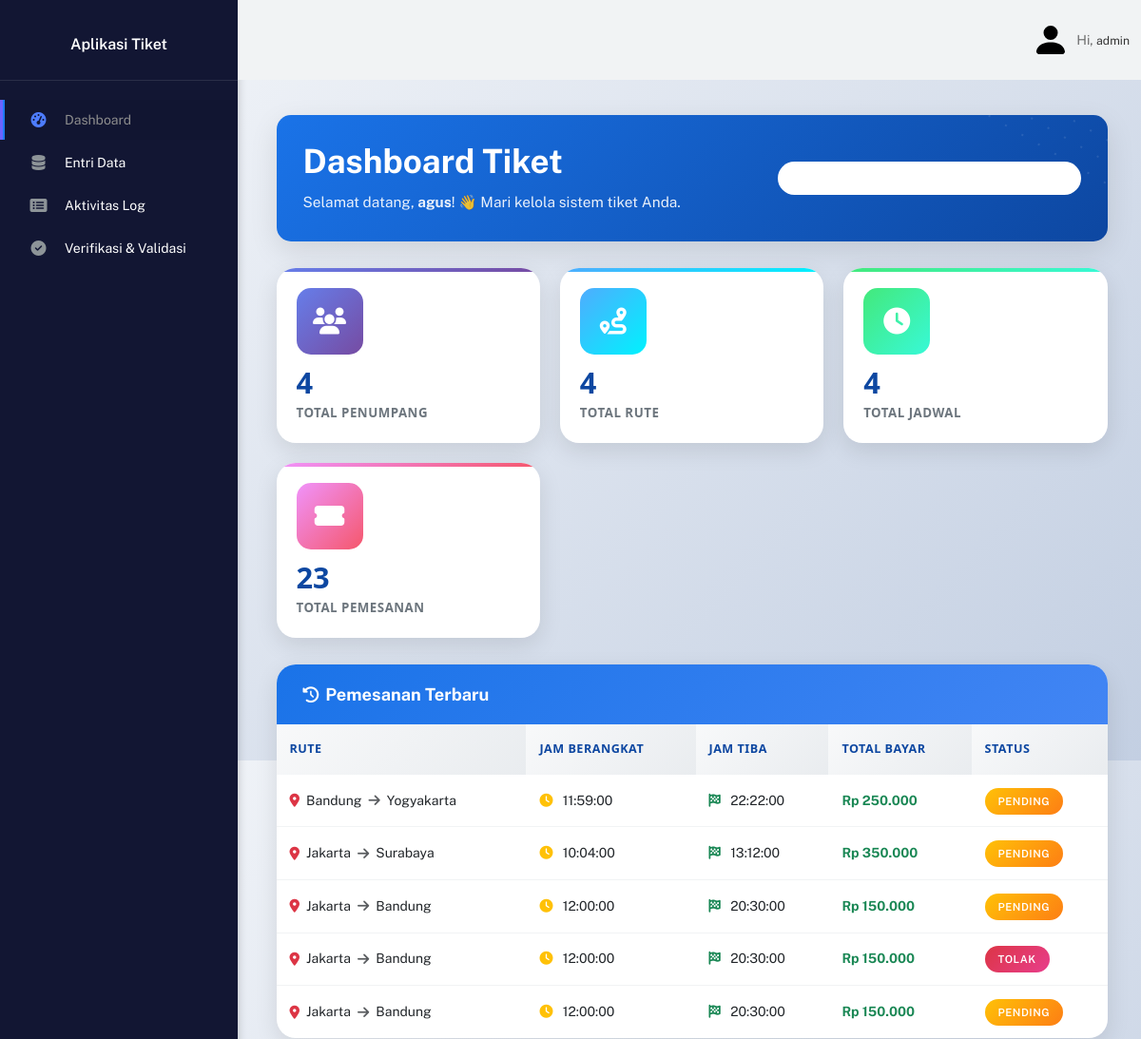
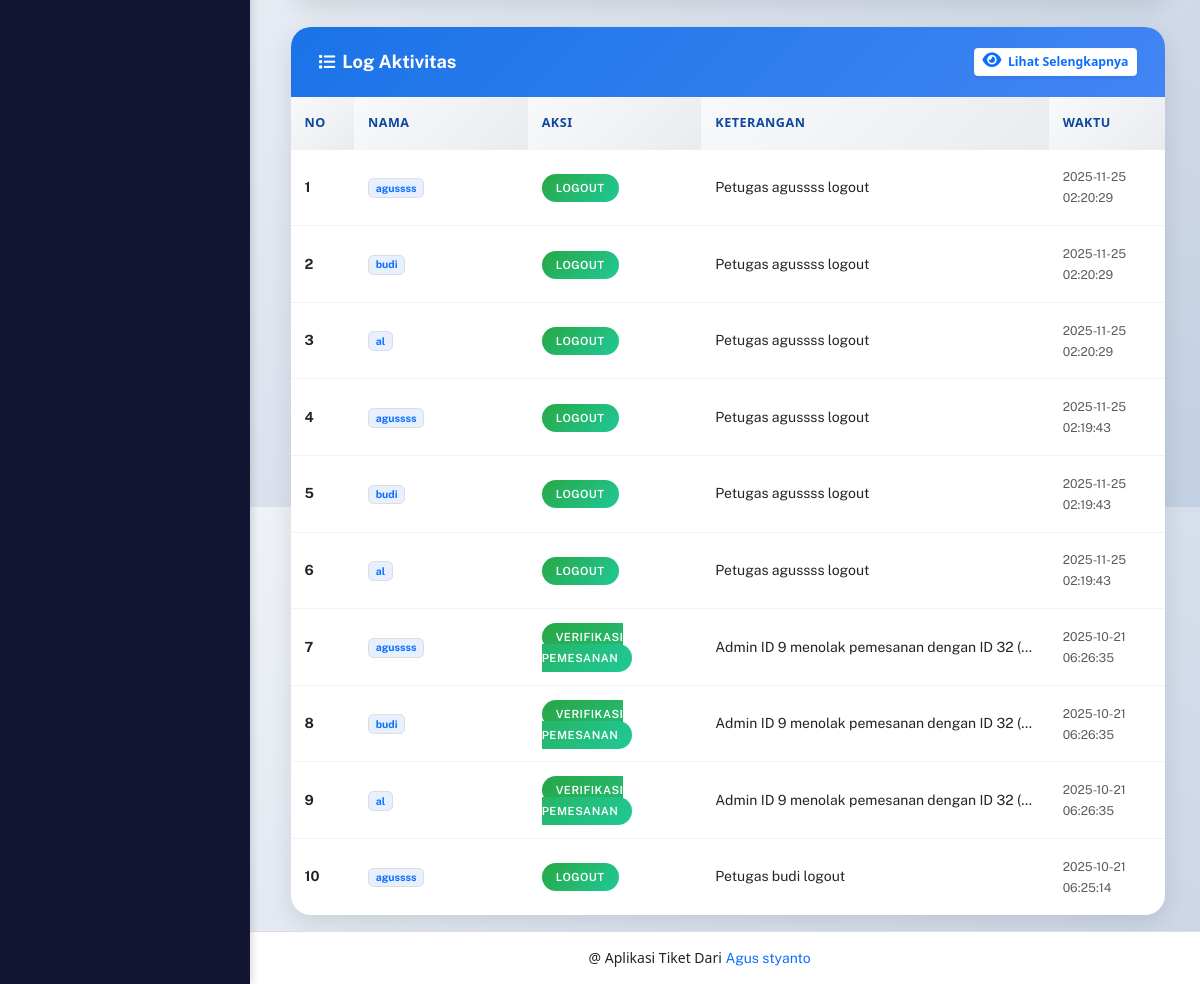
Screenshot of /backend/pages/dashbord/index.php (signed in) with the database file from the repository (2 pictures, top to bottom).
### tables this page shows
CREATE TABLE `pemesanan` (
  `id_pemesanan` int NOT NULL,
  `kode_pemesanan` varchar(50) DEFAULT NULL,
  `tanggal_pemesanan` date NOT NULL,
  `id_pelanggan` int DEFAULT NULL,
  `kode_kursi` varchar(10) NOT NULL,
  `id_rute` int NOT NULL,
  `id_jadwal` int DEFAULT NULL,
  `tujuan` varchar(100) DEFAULT NULL,
  `tanggal_berangkat` date NOT NULL,
  `total_bayar` decimal(12,2) NOT NULL,
  `id_petugas` int DEFAULT NULL,
  `status_pemesanan` enum('pending','Terima','Tolak') DEFAULT 'pending'
);

CREATE TABLE `rute` (
  `id_rute` int NOT NULL,
  `tujuan` varchar(100) DEFAULT NULL,
  `rute_awal` varchar(100) NOT NULL,
  `rute_ahir` varchar(100) NOT NULL,
  `harga` decimal(12,2) NOT NULL,
  `id_transportasi` int NOT NULL
);

CREATE TABLE `jadwal` (
  `id_jadwal` int NOT NULL,
  `id_rute` int NOT NULL,
  `jam_berangkat` time NOT NULL,
  `jam_tiba` time DEFAULT NULL
);

CREATE TABLE `activity_log` (
  `id` int NOT NULL,
  `user_id` int DEFAULT NULL,
  `aksi` varchar(50) DEFAULT NULL,
  `tabel` varchar(100) DEFAULT NULL,
  `keterangan` text,
  `ip_address` varchar(50) DEFAULT NULL,
  `waktu` timestamp NULL DEFAULT CURRENT_TIMESTAMP,
  `created_at` timestamp NULL DEFAULT CURRENT_TIMESTAMP
);

CREATE TABLE `petugas` (
  `id_petugas` int NOT NULL,
  `username` varchar(50) NOT NULL,
  `password` varchar(255) NOT NULL,
  `nama_petugas` varchar(100) NOT NULL,
  `id_level` int NOT NULL
);

### backend/pages/dashbord/index.php (the view, shortened to what this page needs)
<?php
include '../../partials/header.php';
include '../../partials/navbar.php';
include '../../partials/sidebar.php';
include '../../../config/connection.php';
$total_penumpang = mysqli_fetch_assoc(mysqli_query($conn, "SELECT COUNT(*) AS total FROM penumpang"))['total'] ?? 0;
$total_rute      = mysqli_fetch_assoc(mysqli_query($conn, "SELECT COUNT(*) AS total FROM rute"))['total'] ?? 0;
$total_jadwal    = mysqli_fetch_assoc(mysqli_query($conn, "SELECT COUNT(*) AS total FROM jadwal"))['total'] ?? 0;
$total_pemesanan = mysqli_fetch_assoc(mysqli_query($conn, "SELECT COUNT(*) AS total FROM pemesanan"))['total'] ?? 0;
$qLatest = mysqli_query($conn, "
    SELECT p.*, r.rute_awal, r.rute_ahir, j.jam_berangkat, j.jam_tiba
    FROM pemesanan p
    JOIN rute r ON p.id_rute = r.id_rute
    JOIN jadwal j ON p.id_jadwal = j.id_jadwal
    ORDER BY p.id_pemesanan DESC
    LIMIT 5
");
$qLog = null;
if ($_SESSION['level'] === 'admin') {
    $qLog = mysqli_query($conn, "
    SELECT al.*, p.nama_petugas
    FROM activity_log al
    LEFT JOIN petugas p ON p.id_petugas = p.id_petugas
    ORDER BY al.created_at DESC
    LIMIT 10
");
}
?>
<!DOCTYPE html>
<html lang="id">
<head>
    <link href="https://cdn.jsdelivr.net/npm/bootstrap@5.3.3/dist/css/bootstrap.min.css" rel="stylesheet">
</head>
<body>
    <div class="container-fluid py-4">
        <div class="page-inner">
            <div class="dashboard-header fade-in-up">
                <div class="row align-items-center">
                    <div class="col">
                        <h1>Dashboard Tiket</h1>
                        <p>Selamat datang, <strong><?= htmlspecialchars($_SESSION['username'] ?? 'Admin'); ?></strong>! 👋 Mari kelola sistem tiket Anda.</p>
                    </div>
                    <div class="col-auto">
                        <div class="bg-white bg-opacity-20 rounded-pill px-3 py-2">
                            <i class="fas fa-calendar-alt me-2"></i>
                            <span id="currentDateTime"></span>
                        </div>
                    </div>
                </div>
            </div>
            <div class="stats-grid fade-in-up">
                <div class="stat-card">
                    <div class="stat-icon">
                        <i class="fas fa-users"></i>
                    </div>
                    <div class="stat-number"><?= number_format($total_penumpang) ?></div>
                    <div class="stat-label">Total Penumpang</div>
                </div>
                <div class="stat-card">
                    <div class="stat-icon">
                        <i class="fas fa-route"></i>
                    </div>
                    <div class="stat-number"><?= number_format($total_rute) ?></div>
                    <div class="stat-label">Total Rute</div>
                </div>
                <div class="stat-card">
                    <div class="stat-icon">
                        <i class="fas fa-clock"></i>
                    </div>
                    <div class="stat-number"><?= number_format($total_jadwal) ?></div>
                    <div class="stat-label">Total Jadwal</div>
                </div>
                <div class="stat-card">
                    <div class="stat-icon">
                        <i class="fas fa-ticket-alt"></i>
                    </div>
                    <div class="stat-number"><?= number_format($total_pemesanan) ?></div>
                    <div class="stat-label">Total Pemesanan</div>
                </div>
            </div>
            <div class="content-card fade-in-up">
                <div class="card-header-custom">
                    <h3><i class="fas fa-history"></i>Pemesanan Terbaru</h3>
                </div>
                <div class="table-container">
                    <?php if (mysqli_num_rows($qLatest) > 0): ?>
                        <table class="custom-table">
                            <thead>
                                <tr>
                                    <th>Rute</th>
                                    <th>Jam Berangkat</th>
                                    <th>Jam Tiba</th>
                                    <th>Total Bayar</th>
                                    <th>Status</th>
                                </tr>
                            </thead>
                            <tbody>
                                <?php while ($row = mysqli_fetch_assoc($qLatest)): ?>
                                    <tr>
                                        <td>
                                            <div class="d-flex align-items-center">
                                                <i class="fas fa-map-marker-alt text-danger me-2"></i>
                                                <?= htmlspecialchars($row['rute_awal']) ?>
                                                <i class="fas fa-arrow-right mx-2 text-muted"></i>
                                                <?= htmlspecialchars($row['rute_ahir']) ?>
                                            </div>
                                        </td>
                                        <td>
                                            <i class="fas fa-clock text-warning me-2"></i>
                                            <?= htmlspecialchars($row['jam_berangkat']) ?>
                                        </td>
                                        <td>
                                            <i class="fas fa-flag-checkered text-success me-2"></i>
                                            <?= htmlspecialchars($row['jam_tiba']) ?>
                                        </td>
                                        <td>
                                            <strong class="text-success">Rp <?= number_format($row['total_bayar'], 0, ',', '.') ?></strong>
                                        </td>
                                        <td>
                                            <?php
                                            $badgeClass = match (strtolower($row['status_pemesanan'])) {
                                                'terima' => 'badge-success',
                                                'tolak'  => 'badge-danger',
                                                'pending' => 'badge-warning',
                                                default  => 'badge-secondary'
                                            };
                                            ?>
                                            <span class="status-badge <?= $badgeClass ?>">
                                                <?= ucfirst($row['status_pemesanan']) ?>
                                            </span>
                                        </td>
                                    </tr>
                                <?php endwhile; ?>
                            </tbody>
                        </table>
                    <?php endif; ?>
                </div>
            </div>
            <?php if ($_SESSION['level'] === 'admin'): ?>
                <div class="content-card fade-in-up">
                    <div class="card-header-custom d-flex justify-content-between align-items-center">
                        <h3 class="mb-0"><i class="fas fa-list me-2"></i>Log Aktivitas</h3>
                        <a href="../user_activity/index.php" class="btn btn-light btn-sm text-primary fw-bold shadow-sm">
                            <i class="fas fa-eye me-1"></i> Lihat Selengkapnya
                        </a>
                    </div>
                    <div class="table-container">
                        <?php if ($qLog && mysqli_num_rows($qLog) > 0): ?>
                            <table class="custom-table">
                                <thead>
                                    <tr>
                                        <th width="5%">No</th>
                                        <th width="15%">Nama</th>
                                        <th width="15%">Aksi</th>
                                        <th width="30%">Keterangan</th>
                                        <th width="10%">Waktu</th>
                                    </tr>
                                </thead>
                                <tbody>
                                    <?php $no = 1;
                                    while ($row = mysqli_fetch_assoc($qLog)): ?>
                                        <tr>
                                            <td><strong><?= $no++ ?></strong></td>
                                            <td>
                                                <span class="badge bg-primary bg-opacity-10 text-primary">
                                                    <?= htmlspecialchars($row['nama_petugas'] ?? 'Tidak diketahui'); ?>
                                                </span>
                                            </td>
                                            <td>
                                                <span class="status-badge badge-success">
                                                    <?= htmlspecialchars($row['aksi'] ?? '-') ?>
                                                </span>
                                            </td>
                                            <td class="text-truncate" style="max-width: 200px;" title="<?= htmlspecialchars($row['keterangan'] ?? '-') ?>">
                                                <?= htmlspecialchars($row['keterangan'] ?? '-') ?>
                                            </td>
                                            <td><small class="text-muted"><?= htmlspecialchars($row['created_at'] ?? ($row['waktu'] ?? '-')) ?></small></td>
                                        </tr>
                                    <?php endwhile; ?>
                                </tbody>
                            </table>
                        <?php endif; ?>
                    </div>
                </div>
            <?php endif; ?>
        </div>
    </div>
</body>
</html>
<?php include '../../partials/footer.php'; ?>

### backend/partials/navbar.php (style rules this page uses)
body { background-color: #f8faff; }

### backend/partials/sidebar.php (style rules this page uses)
body { font-family: 'Inter', sans-serif; margin: 0; background-color: #f5f6fa; display: flex; }
h1 { color: #333; }

### backend/pages/dashbord/index.php (style rules this page uses)
:root { --primary-blue: #1a73e8; --primary-blue-light: #4285f4; --primary-blue-dark: #0d47a1; --secondary-blue: #e8f0fe; --light-blue: #f8fbff; --accent-blue: #bbdefb; --gradient-primary: linear-gradient(135deg, #667eea 0%, #764ba2 100%); --gradient-secondary: linear-gradient(135deg, #f093fb 0%, #f5576c 100%); --gradient-success: linear-gradient(135deg, #4facfe 0%, #00f2fe 100%); --gradient-warning: linear-gradient(135deg, #43e97b 0%, #38f9d7 100%); --gradient-info: linear-gradient(135deg, #a8edea 0%, #fed6e3 100%); }
body { background: linear-gradient(135deg, #f5f7fa 0%, #c3cfe2 100%); font-family: 'Segoe UI', Tahoma, Geneva, Verdana, sans-serif; min-height: 100vh; }
.page-inner { padding: 20px; }
.dashboard-header { background: linear-gradient(135deg, var(--primary-blue), var(--primary-blue-dark)); border-radius: 15px; padding: 2rem; margin-bottom: 2rem; color: white; box-shadow: 0 10px 30px rgba(0, 0, 0, 0.1); position: relative; overflow: hidden; }
.dashboard-header::before { content: ''; position: absolute; top: -50%; right: -50%; width: 100%; height: 100%; background: radial-gradient(circle, rgba(255, 255, 255, 0.1) 1px, transparent 1px); background-size: 20px 20px; transform: rotate(30deg); }
.dashboard-header h1 { font-weight: 700; margin-bottom: 0.5rem; font-size: 2.5rem; }
.dashboard-header p { font-size: 1.1rem; opacity: 0.9; margin-bottom: 0; }
.stats-grid { display: grid; grid-template-columns: repeat(auto-fit, minmax(250px, 1fr)); gap: 1.5rem; margin-bottom: 2rem; }
.stat-card { background: white; border-radius: 20px; padding: 1.5rem; box-shadow: 0 8px 25px rgba(0, 0, 0, 0.1); transition: all 0.3s ease; border: none; position: relative; overflow: hidden; }
.stat-card::before { content: ''; position: absolute; top: 0; left: 0; right: 0; height: 4px; background: var(--gradient-primary); }
.stat-card:nth-child(2)::before { background: var(--gradient-success); }
.stat-card:nth-child(3)::before { background: var(--gradient-warning); }
.stat-card:nth-child(4)::before { background: var(--gradient-secondary); }
.stat-icon { width: 70px; height: 70px; border-radius: 15px; display: flex; align-items: center; justify-content: center; font-size: 2rem; color: white; margin-bottom: 1rem; background: var(--gradient-primary); }
.stat-card:nth-child(2) .stat-icon { background: var(--gradient-success); }
.stat-card:nth-child(3) .stat-icon { background: var(--gradient-warning); }
.stat-card:nth-child(4) .stat-icon { background: var(--gradient-secondary); }
.stat-number { font-size: 2.2rem; font-weight: 800; color: var(--primary-blue-dark); margin-bottom: 0.5rem; line-height: 1; }
.stat-label { color: #6c757d; font-weight: 600; font-size: 0.95rem; text-transform: uppercase; letter-spacing: 0.5px; }
.content-card { background: white; border-radius: 20px; box-shadow: 0 8px 25px rgba(0, 0, 0, 0.1); border: none; margin-bottom: 2rem; overflow: hidden; }
.card-header-custom { background: linear-gradient(135deg, var(--primary-blue), var(--primary-blue-light)); border: none; padding: 1.5rem 2rem; color: white; }
.card-header-custom h3 { font-weight: 700; margin: 0; font-size: 1.3rem; }
.card-header-custom i { font-size: 1.2rem; margin-right: 0.5rem; }
.table-container { padding: 0; }
.custom-table { width: 100%; border-collapse: separate; border-spacing: 0; margin: 0; }
.custom-table thead th { background: linear-gradient(135deg, #f8f9fa, #e9ecef); color: var(--primary-blue-dark); font-weight: 700; padding: 1.2rem 1rem; border: none; font-size: 0.9rem; text-transform: uppercase; letter-spacing: 0.5px; }
.custom-table tbody td { padding: 1.2rem 1rem; border-bottom: 1px solid #f1f3f4; vertical-align: middle; transition: all 0.2s ease; }
.custom-table tbody tr { transition: all 0.2s ease; }
.custom-table tbody tr:last-child td { border-bottom: none; }
.status-badge { padding: 0.5rem 1rem; border-radius: 25px; font-weight: 600; font-size: 0.8rem; text-transform: uppercase; letter-spacing: 0.5px; }
.badge-success { background: linear-gradient(135deg, #28a745, #20c997); color: white; }
.badge-warning { background: linear-gradient(135deg, #ffc107, #fd7e14); color: white; }
.badge-danger { background: linear-gradient(135deg, #dc3545, #e83e8c); color: white; }
.fade-in-up { animation: fadeInUp 0.6s ease-out; }

### rows the page displays
pemesanan: id_rute.rute_awal "Bandung", id_rute.rute_ahir "Yogyakarta", id_jadwal.jam_berangkat "11:59:00", id_jadwal.jam_tiba "22:22:00", total_bayar "250.000", status_pemesanan "PENDING"
pemesanan: id_rute.rute_awal "Jakarta", id_rute.rute_ahir "Surabaya", id_jadwal.jam_berangkat "10:04:00", id_jadwal.jam_tiba "13:12:00", total_bayar "350.000", status_pemesanan "PENDING"
pemesanan: id_rute.rute_awal "Jakarta", id_rute.rute_ahir "Bandung", id_jadwal.jam_berangkat "12:00:00", id_jadwal.jam_tiba "20:30:00", total_bayar "150.000", status_pemesanan "PENDING"
pemesanan: id_rute.rute_awal "Jakarta", id_rute.rute_ahir "Bandung", id_jadwal.jam_berangkat "12:00:00", id_jadwal.jam_tiba "20:30:00", total_bayar "150.000", status_pemesanan "TOLAK"
pemesanan: id_rute.rute_awal "Jakarta", id_rute.rute_ahir "Bandung", id_jadwal.jam_berangkat "12:00:00", id_jadwal.jam_tiba "20:30:00", total_bayar "150.000", status_pemesanan "PENDING"
activity_log: petugas.nama_petugas "agussss", aksi "LOGOUT", keterangan "Petugas agussss logout", created_at "2025-11-25 02:20:29", petugas.nama_petugas "budi", petugas.nama_petugas "al"
activity_log: petugas.nama_petugas "agussss", aksi "LOGOUT", keterangan "Petugas agussss logout", created_at "2025-11-25 02:19:43", petugas.nama_petugas "budi", petugas.nama_petugas "al"
activity_log: petugas.nama_petugas "agussss", aksi "VERIFIKASI PEMESANAN", keterangan "Admin ID 9 menolak pemesanan dengan ID 32 (…", created_at "2025-10-21 06:26:35", petugas.nama_petugas "budi", petugas.nama_petugas "al"
activity_log: petugas.nama_petugas "agussss", aksi "LOGOUT", keterangan "Petugas budi logout", created_at "2025-10-21 06:25:14"

### other values shown
$_SESSION['level'] "admin"
$_SESSION['username'] "agus"
$total_penumpang "4"
$total_rute "4"
$total_jadwal "4"
$total_pemesanan "23"
